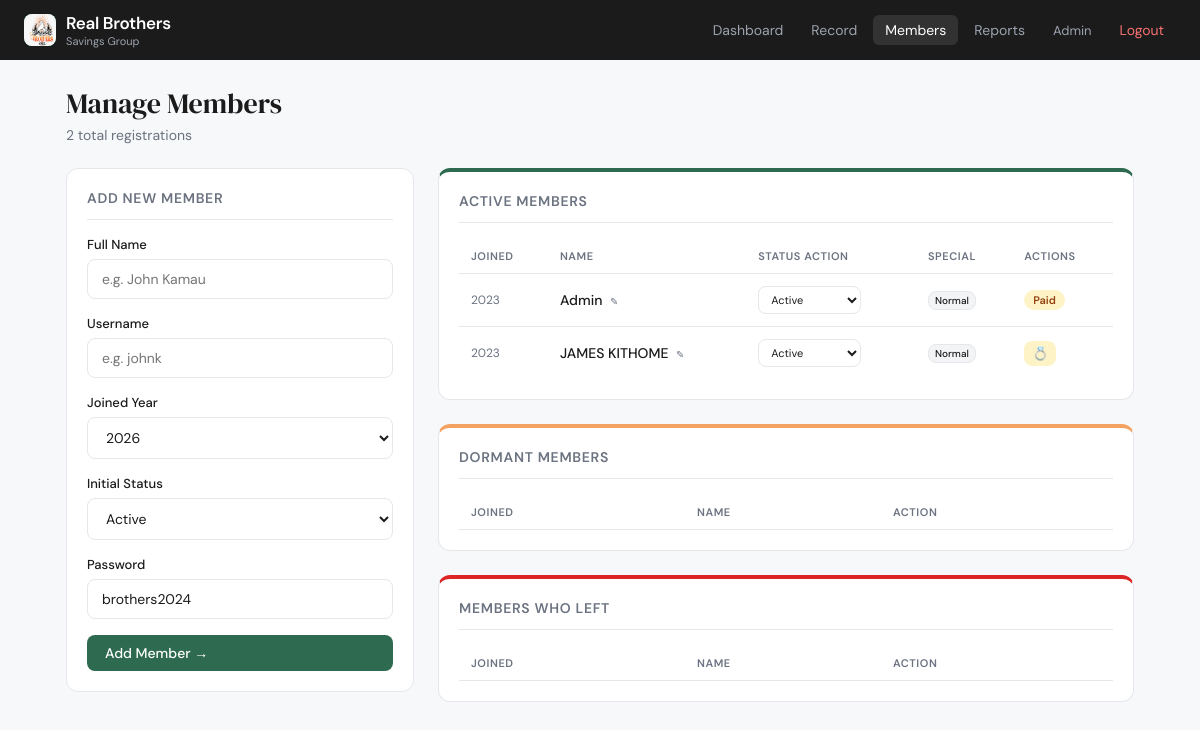
The page /admin/members (signed in) on the database as committed earlier.
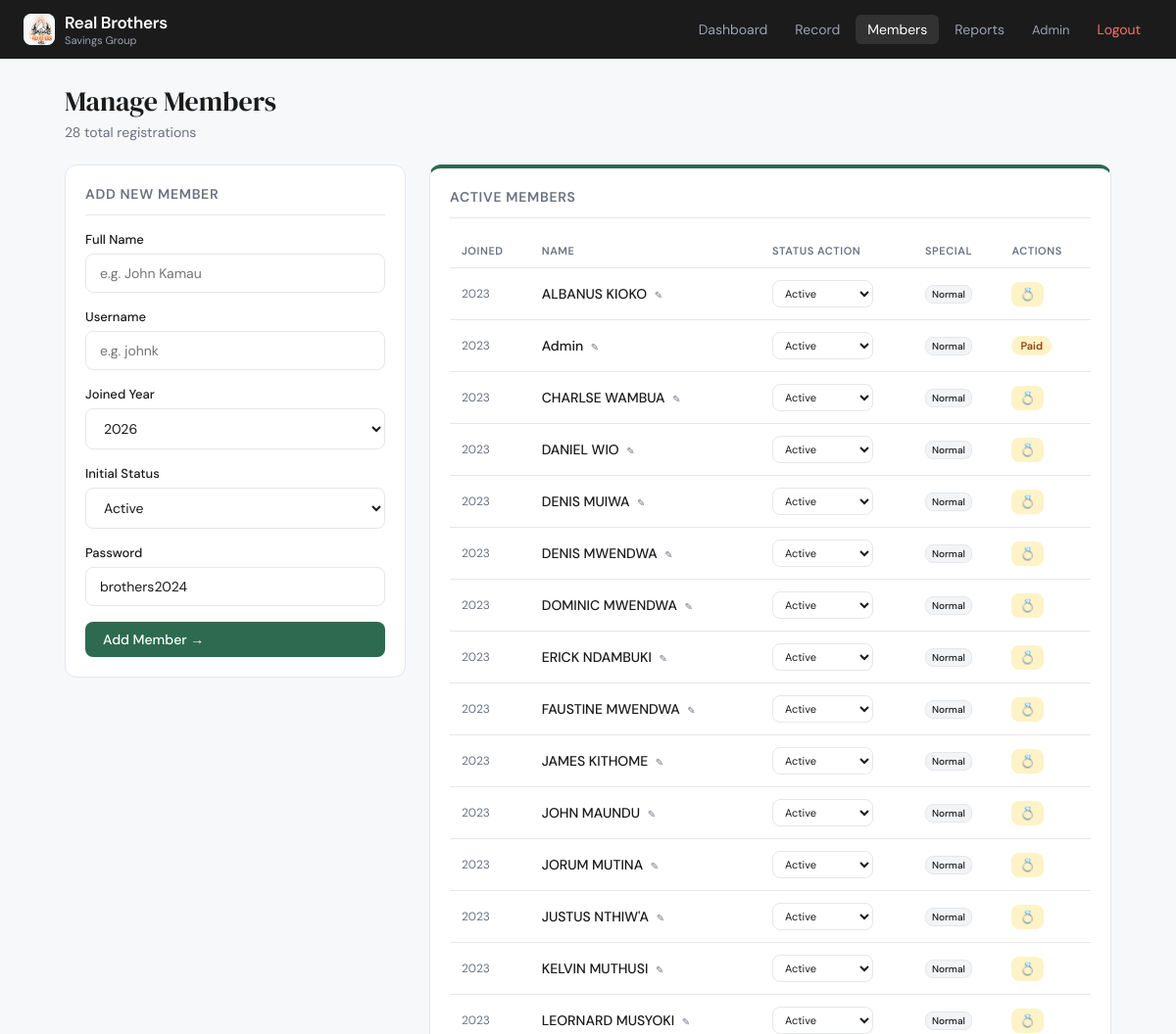
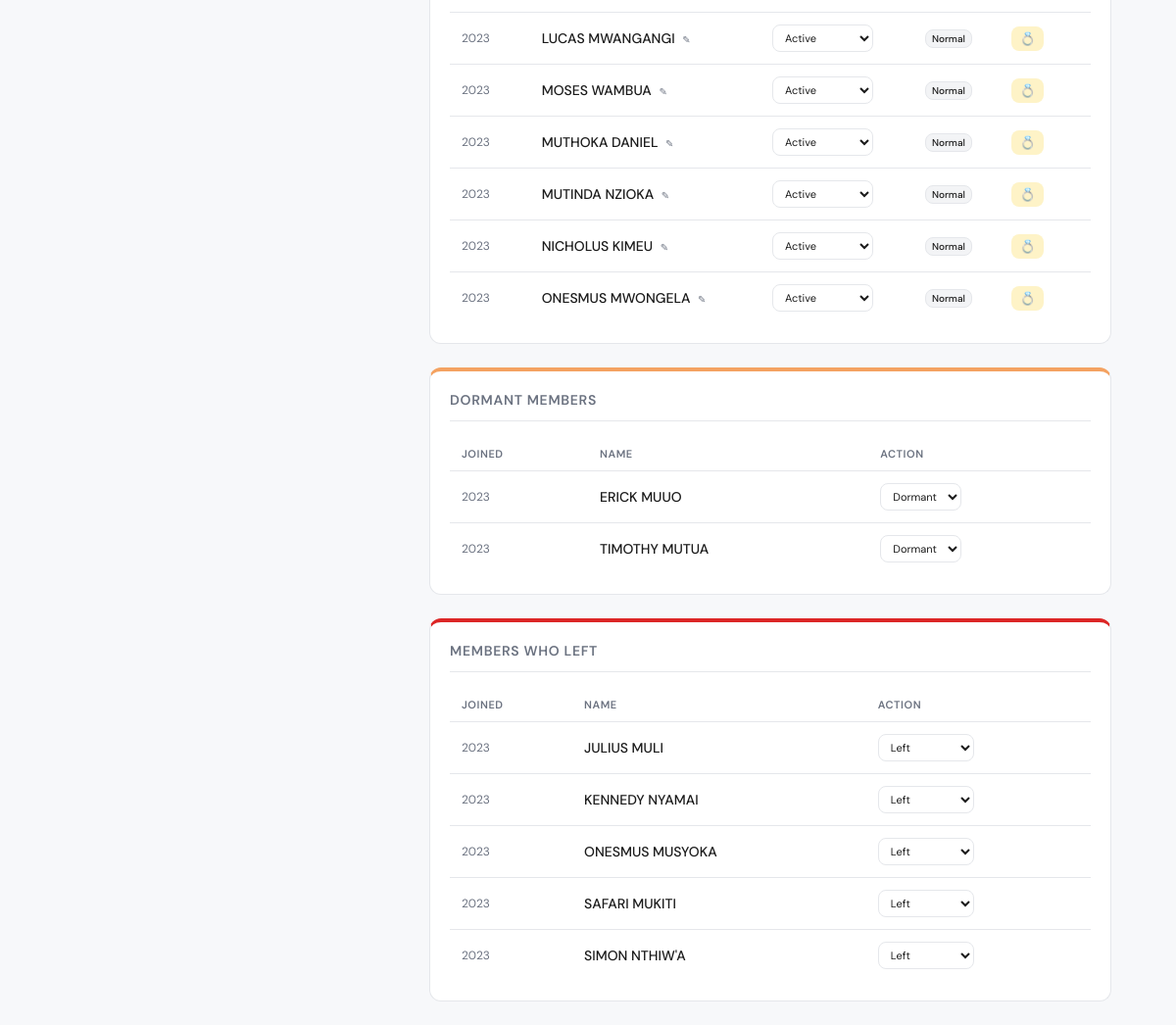
The same page on the database as committed later (2 pictures, top to bottom).
### app.py (models this page shows)
class Member(db.Model):
    __tablename__ = 'members'
    id = db.Column(db.Integer, primary_key=True)
    name = db.Column(db.String(100), nullable=False)
    username = db.Column(db.String(50), unique=True, nullable=False)
    password = db.Column(db.String(255), nullable=False)
    role = db.Column(db.String(20), default='member') # admin, member
    status = db.Column(db.String(20), default='active') # active, dormant, suspended, exited
    is_special = db.Column(db.Boolean, default=False)
    phone = db.Column(db.String(20))
    profile_pic = db.Column(db.String(255), default='default_profile.png')
    joined_year = db.Column(db.Integer, default=GROUP_START_YEAR)
    joined_date = db.Column(db.DateTime, default=datetime.utcnow)
    dowry_received = db.Column(db.Integer, default=0)
    dowry_queue_position = db.Column(db.Integer, default=0)
    created_at = db.Column(db.DateTime, default=datetime.utcnow)
    payments = db.relationship('Payment', backref='member', lazy=True, cascade="all, delete-orphan")
    fds = db.relationship('FixedDeposit', backref='member', lazy=True)
    refunds = db.relationship('MemberRefund', backref='member', lazy=True)
    attendances = db.relationship('Attendance', backref='member', lazy=True)

### app.py (the view, shortened to what this page needs)
@app.route('/admin/members', methods=['GET', 'POST'])
@admin_required
def manage_members():
    members = Member.query.order_by(Member.name).all()
    return render_template('manage_members.html', members=members)

### app.py (called while the page is built)
def admin_required(f):
    @wraps(f)
    def decorated(*args, **kwargs):
        if 'user_id' not in session: return redirect(url_for('login'))
        if session.get('role') != 'admin':
            flash('Admin access required.', 'error')
            return redirect(url_for('dashboard'))
        return f(*args, **kwargs)
    return decorated

### templates/manage_members.html (shortened to what this page needs)
{% extends "base.html" %}
{% block content %}
<h1 class="page-title">Manage Members</h1>
<p class="page-sub">{{ members|length }} total registrations</p>
<div style="display:grid; grid-template-columns:1fr 2fr; gap:24px; align-items:start;">
  <div class="card">
    <div class="card-header"><span class="card-title">Add New Member</span></div>
    <form method="POST">
      <div class="form-group">
        <label class="form-label">Full Name</label>
        <input type="text" name="name" class="form-control" required placeholder="e.g. John Kamau">
      </div>
      <div class="form-group">
        <label class="form-label">Username</label>
        <input type="text" name="username" class="form-control" required placeholder="e.g. johnk">
      </div>
      <div class="form-group">
        <label class="form-label">Joined Year</label>
        <select name="joined_year" class="form-control">
          <option value="2026" selected>2026</option>
        </select>
      </div>
      <div class="form-group">
        <label class="form-label">Initial Status</label>
        <select name="status" class="form-control">
          <option value="active" selected>Active</option>
        </select>
      </div>
      <div class="form-group">
        <label class="form-label">Password</label>
        <input type="text" name="password" class="form-control" value="brothers2024">
      </div>
      <button type="submit" class="btn btn-primary" style="width:100%;">Add Member →</button>
    </form>
  </div>
  <div style="display:flex; flex-direction:column; gap:24px;">
    <div class="card" style="border-top: 4px solid var(--green);">
      <div class="card-header"><span class="card-title">Active Members</span></div>
      <div class="table-wrap">
        <table>
          <thead><tr><th>Joined</th><th>Name</th><th>Status Action</th><th>Special</th><th>Actions</th></tr></thead>
          <tbody>
          {% for m in members if m.status == 'active' %}
          <tr>
            <td style="font-size:12px; color:var(--gray);">{{ m.joined_year }}</td>
            <td style="font-weight:500;">
              <span id="name-display-{{ m.id }}">{{ m.name }}</span>
              <button onclick="toggleEdit({{ m.id }}, true)" class="btn-edit-icon" style="background:none; border:none; color:var(--gray); cursor:pointer; font-size:10px; margin-left:4px;">✎</button>
            </td>
            <td>
              <form method="POST" style="display:inline;">
                <select name="status" onchange="this.form.submit()" class="form-control" style="padding:4px 8px; font-size:11px; width:auto; height:28px;">
                  <option value="active" selected>Active</option>
                </select>
              </form>
            </td>
            <td>
               <form method="POST" style="display:inline;">
                <button type="submit" class="btn btn-sm {{ 'btn-primary' if m.is_special else 'btn-secondary' }}" style="padding:2px 6px; font-size:10px;">{{ 'SPECIAL' if m.is_special else 'Normal' }}</button>
              </form>
            </td>
            <td>
              <div style="display:flex; gap:4px;">
                {% if not m.dowry_received %}
                <form method="POST" style="display:inline;">
                  <button type="submit" class="btn btn-sm" style="background:#FEF3C7; color:#92400E; padding:4px 8px;" title="Mark Dowry Received">💍</button>
                </form>
                {% else %}
                <span class="badge badge-gold">Paid</span>
                {% endif %}
              </div>
            </td>
          </tr>
          {% endfor %}
          </tbody>
        </table>
      </div>
    </div>
    <div class="card" style="border-top: 4px solid var(--gold);">
      <div class="card-header"><span class="card-title">Dormant Members</span></div>
      <div class="table-wrap">
        <table>
          <thead><tr><th>Joined</th><th>Name</th><th>Action</th></tr></thead>
          <tbody>
          {% for m in members if m.status == 'dormant' %}
          <tr>
            <td style="font-size:12px; color:var(--gray);">{{ m.joined_year }}</td>
            <td style="font-weight:500;">{{ m.name }}</td>
            <td>
              <form method="POST" style="display:inline;">
                <select name="status" onchange="this.form.submit()" class="form-control" style="padding:4px 8px; font-size:11px; width:auto; height:28px;">
                  <option value="dormant" selected>Dormant</option>
                </select>
              </form>
            </td>
          </tr>
          {% endfor %}
          </tbody>
        </table>
      </div>
    </div>
    <div class="card" style="border-top: 4px solid #DC2626;">
      <div class="card-header"><span class="card-title">Members Who Left</span></div>
      <div class="table-wrap">
        <table>
          <thead><tr><th>Joined</th><th>Name</th><th>Action</th></tr></thead>
          <tbody>
          {% for m in members if m.status == 'exited' %}
          <tr>
            <td style="font-size:12px; color:var(--gray);">{{ m.joined_year }}</td>
            <td style="font-weight:500;">{{ m.name }}</td>
            <td>
              <form method="POST" style="display:inline;">
                <select name="status" onchange="this.form.submit()" class="form-control" style="padding:4px 8px; font-size:11px; width:auto; height:28px;">
                  <option value="exited" selected>Left</option>
                </select>
              </form>
            </td>
          </tr>
          {% endfor %}
          </tbody>
        </table>
      </div>
    </div>
  </div>
</div>
{% endblock %}

### templates/base.html (shortened to what this page needs)
<!DOCTYPE html>
<html lang="en">
<head>
</head>
<body>
<nav class="navbar">
  <div class="navbar-brand">
    <div class="logo">
      <img src="{{ url_for('static', filename='logo.png') }}" onerror="this.style.display='none'; this.nextElementSibling.style.display='flex';" style="height:100%; width:100%; border-radius:8px; object-fit:cover;">
    </div>
    <div>
      <span>Real Brothers</span>
      <small>Savings Group</small>
    </div>
  </div>
  {% if session.user_id %}
  <div class="navbar-nav">
    <a href="{{ url_for('dashboard') }}" class="nav-link {% if request.endpoint=='dashboard' %}active{% endif %}">Dashboard</a>
    {% if session.role == 'admin' %}
    <a href="{{ url_for('record_payment') }}" class="nav-link {% if request.endpoint=='record_payment' %}active{% endif %}">Record</a>
    <a href="{{ url_for('manage_members') }}" class="nav-link {% if request.endpoint=='manage_members' %}active{% endif %} hide-mobile">Members</a>
    <a href="{{ url_for('reports') }}" class="nav-link {% if request.endpoint=='reports' %}active{% endif %} hide-mobile">Reports</a>
    {% else %}
    <a href="{{ url_for('member_detail', member_id=session.user_id) }}" class="nav-link">My Account</a>
    {% endif %}
    <span class="nav-user">{{ session.name }}</span>
    <a href="{{ url_for('logout') }}" class="nav-link logout">Logout</a>
  </div>
  {% endif %}
</nav>
<div class="container">
  {% block content %}{% endblock %}
</div>
</body>
</html>

### templates/base.html (style rules this page uses)
:root { --green: #2D6A4F; --green-light: #52B788; --green-pale: #D8F3DC; --amber: #E76F51; --amber-pale: #FDEBD0; --gold: #F4A261; --dark: #1B1B1B; --gray: #6B7280; --gray-light: #F3F4F6; --border: #E5E7EB; --white: #FFFFFF; --radius: 12px; --radius-sm: 8px; }
* { box-sizing: border-box; margin: 0; padding: 0; }
body { font-family: 'DM Sans', sans-serif; background: #F7F8FA; color: var(--dark); min-height: 100vh; }
h1, h2, h3 { font-family: 'DM Serif Display', serif; font-weight: 400; }
a { color: var(--green); text-decoration: none; }
.navbar { background: var(--dark); padding: 0 24px; display: flex; align-items: center; justify-content: space-between; height: 60px; position: sticky; top: 0; z-index: 100; }
.navbar-brand { display: flex; align-items: center; gap: 10px; }
.navbar-brand .logo { width: 32px; height: 32px; background: var(--green-light); border-radius: 8px; display: flex; align-items: center; justify-content: center; font-family: 'DM Serif Display', serif; font-size: 18px; color: var(--dark); }
.navbar-brand span { font-size: 17px; font-weight: 600; color: var(--white); letter-spacing: -0.3px; }
.navbar-brand small { font-size: 11px; color: #9CA3AF; display: block; font-weight: 400; }
.navbar-nav { display: flex; align-items: center; gap: 4px; }
.nav-link { color: #9CA3AF; padding: 6px 12px; border-radius: 6px; font-size: 14px; transition: all 0.15s; white-space: nowrap; }
.nav-link:hover, .nav-link.active { background: rgba(255,255,255,0.1); color: var(--white); }
.nav-link.logout { color: #F87171; }
.nav-user { font-size: 13px; color: #9CA3AF; padding: 6px 12px; }
.container { max-width: 1100px; margin: 0 auto; padding: 24px 16px; }
.page-title { font-size: 28px; color: var(--dark); margin-bottom: 4px; }
.page-sub { color: var(--gray); font-size: 14px; margin-bottom: 24px; }
.card { background: var(--white); border-radius: var(--radius); border: 1px solid var(--border); padding: 20px; }
.card-header { display: flex; align-items: center; justify-content: space-between; margin-bottom: 16px; padding-bottom: 12px; border-bottom: 1px solid var(--border); }
.card-title { font-family: 'DM Sans', sans-serif; font-size: 14px; font-weight: 600; color: var(--gray); text-transform: uppercase; letter-spacing: 0.05em; }
.table-wrap { overflow-x: auto; }
table { width: 100%; border-collapse: collapse; font-size: 14px; }
th { font-size: 11px; font-weight: 600; color: var(--gray); text-transform: uppercase; letter-spacing: 0.05em; padding: 10px 12px; text-align: left; border-bottom: 1px solid var(--border); }
td { padding: 12px 12px; border-bottom: 1px solid var(--border); color: var(--dark); vertical-align: middle; }
tr:last-child td { border-bottom: none; }
.badge { display: inline-flex; align-items: center; gap: 4px; font-size: 11px; font-weight: 600; padding: 3px 9px; border-radius: 20px; white-space: nowrap; }
.badge-gold { background: #FEF3C7; color: #92400E; }
.btn { display: inline-flex; align-items: center; gap: 6px; padding: 9px 18px; border-radius: var(--radius-sm); font-size: 14px; font-weight: 500; cursor: pointer; transition: all 0.15s; border: none; font-family: 'DM Sans', sans-serif; }
.btn-primary { background: var(--green); color: var(--white); }
.btn-secondary { background: var(--gray-light); color: var(--dark); border: 1px solid var(--border); }
.btn-sm { padding: 6px 12px; font-size: 13px; }
.form-group { margin-bottom: 16px; }
.form-label { display: block; font-size: 13px; font-weight: 500; color: var(--dark); margin-bottom: 6px; }
.form-control { width: 100%; padding: 10px 14px; border: 1px solid var(--border); border-radius: var(--radius-sm); font-size: 14px; font-family: 'DM Sans', sans-serif; background: var(--white); color: var(--dark); outline: none; transition: border 0.15s; }
select.form-control { cursor: pointer; }

Rows that differ between the two databases and show on the page:
added Member: joined_year "2023", name "ALBANUS KIOKO", is_special "Normal", shown under "Manage Members"
added Member: joined_year "2023", name "CHARLSE WAMBUA", is_special "Normal", shown under "Manage Members"
added Member: joined_year "2023", name "DANIEL WIO", is_special "Normal", shown under "Manage Members"
added Member: joined_year "2023", name "DENIS MUIWA", is_special "Normal", shown under "Manage Members"
added Member: joined_year "2023", name "DENIS MWENDWA", is_special "Normal", shown under "Manage Members"
added Member: joined_year "2023", name "DOMINIC MWENDWA", is_special "Normal", shown under "Manage Members"
added Member: joined_year "2023", name "ERICK NDAMBUKI", is_special "Normal", shown under "Manage Members"
added Member: joined_year "2023", name "FAUSTINE MWENDWA", is_special "Normal", shown under "Manage Members"
added Member: joined_year "2023", name "JOHN MAUNDU", is_special "Normal", shown under "Manage Members"
added Member: joined_year "2023", name "JORUM MUTINA", is_special "Normal", shown under "Manage Members"
added Member: joined_year "2023", name "JUSTUS NTHIW'A", is_special "Normal", shown under "Manage Members"
added Member: joined_year "2023", name "KELVIN MUTHUSI", is_special "Normal", shown under "Manage Members"
added Member: joined_year "2023", name "LEORNARD MUSYOKI", is_special "Normal", shown under "Manage Members"
added Member: joined_year "2023", name "LUCAS MWANGANGI", is_special "Normal", shown under "Manage Members"
added Member: joined_year "2023", name "MOSES WAMBUA", is_special "Normal", shown under "Manage Members"
added Member: joined_year "2023", name "MUTHOKA DANIEL", is_special "Normal", shown under "Manage Members"
added Member: joined_year "2023", name "MUTINDA NZIOKA", is_special "Normal", shown under "Manage Members"
added Member: joined_year "2023", name "NICHOLUS KIMEU", is_special "Normal", shown under "Manage Members"
added Member: joined_year "2023", name "ONESMUS MWONGELA", is_special "Normal", shown under "Manage Members"
added Member: joined_year "2023", name "ERICK MUUO"
added Member: joined_year "2023", name "TIMOTHY MUTUA"
added Member: joined_year "2023", name "JULIUS MULI"
added Member: joined_year "2023", name "KENNEDY NYAMAI"
added Member: joined_year "2023", name "ONESMUS MUSYOKA"
added Member: joined_year "2023", name "SAFARI MUKITI"
added Member: joined_year "2023", name "SIMON NTHIW'A"
Other text that changed with them:
{{ members|length }}: "2" → "28"
